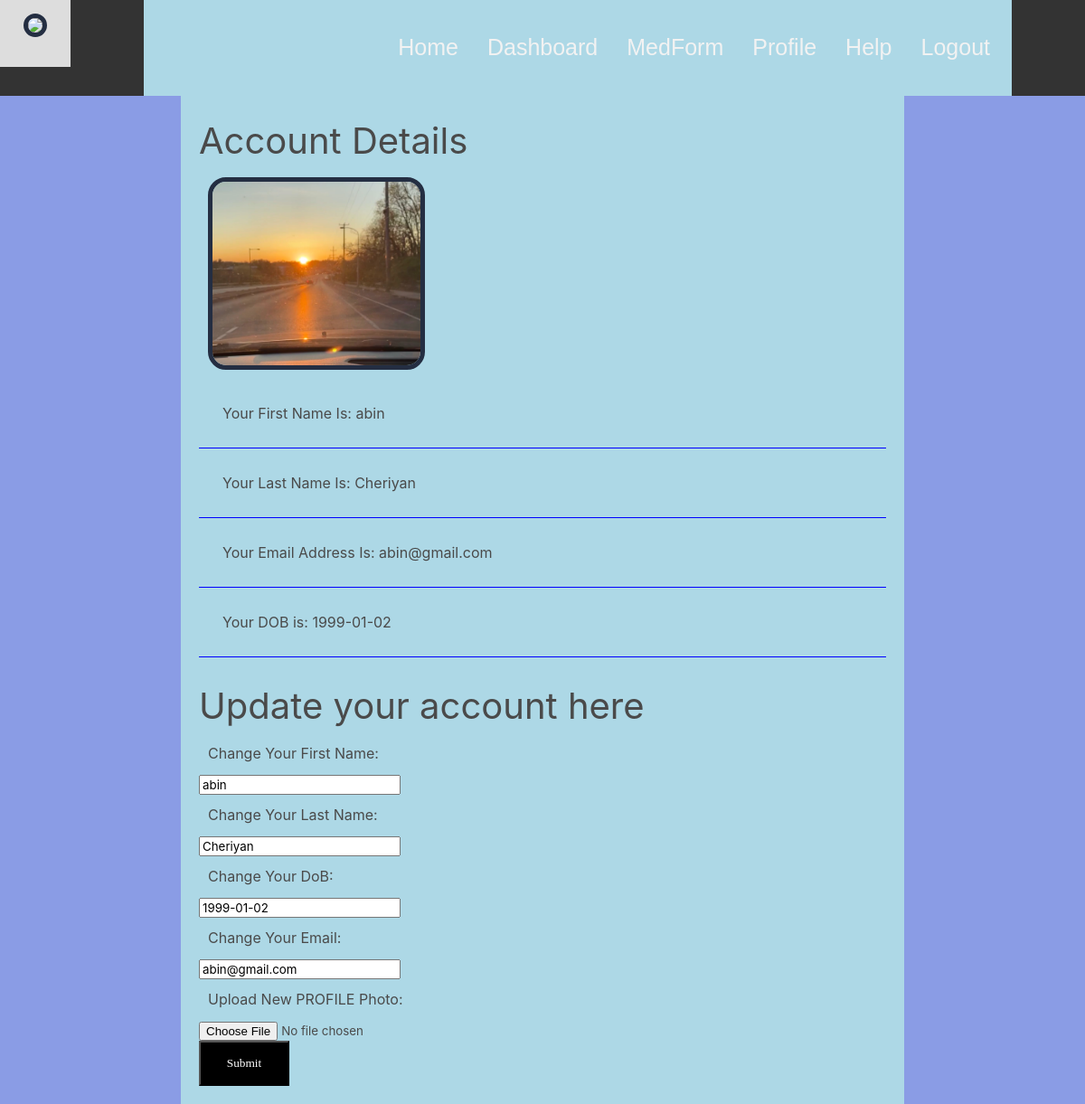
Page /account (signed in) on the committed database.
### models.py (models this page shows, shortened)
class User(UserMixin, db.Model):
    id = db.Column(db.Integer, primary_key=True)  # primary keys are required by SQLAlchemy
    email = db.Column(db.String(100), unique=True)
    password = db.Column(db.String(100))
    first_name = db.Column(db.String(1000))
    last_name = db.Column(db.String(1000))
    dob = db.Column(db.String(100))
    image = db.Column(db.String(200))

### auth.py (the view)
@auth.route('/account', methods=['GET', 'POST'])  # define settings path
@login_required
def account():
    form = UserForm()
    if request.method == "POST":
        current_user.first_name = request.form.get('first_name')
        current_user.last_name = request.form.get('last_name')
        current_user.email = request.form.get('email')
        current_user.dob = request.form.get('dob')
        uploaded_file = request.files['image']
        filename = secure_filename(uploaded_file.filename)
        if filename != '':
            file_ext = os.path.splitext(filename)[1]
            if file_ext not in UPLOAD_EXTENSIONS:  # disallowed extensions to be fixed!
                abort(400)
            uploaded_file.save(os.path.join(UPLOAD_PATH, filename))
            image = UPLOAD_PATH + '/' + filename  #
            current_user.image = image
        print("mehh" + current_user.first_name + current_user.last_name)
        try:
            db.session.commit()
            return redirect(url_for('user.account'))
        except:
            flash("Error!  Looks like there was a problem...try again!")
    elif request.method == 'GET':
        print(current_user.id)
        form.first_name.data = current_user.first_name
        form.last_name.data = current_user.last_name
        form.email.data = current_user.email
        form.dob.data = current_user.dob
        db.session.commit()
        print("hello " + current_user.first_name + current_user.last_name)
    return render_template('Settings.html', form=form)

### models.py
class UserForm(FlaskForm):
            first_name = StringField('First Name')
            last_name = StringField("Last Name")
            email = StringField("Email")
            dob = StringField("dob")
            profile_pic = FileField("Profile Pic")
            submit = SubmitField("submit")

### templates/Settings.html (shortened to what this page needs)
{% extends "base.html" %}
{% block content %}
<head>
	<link rel="stylesheet" href="/static/SettingsPage.css">
</head>
<body>
    <div class ="container">
        <form method="POST" action="/account" enctype="multipart/form-data">
           <div class="header">
             <h1 style="font-size:40px;">Account Details</h1>
           </div>
            <div>
               <label for ="Picture">
                   <img src="{{current_user.image}}" alt="Your Uploaded Picture" width="240" height="240">
               </label>
           </div>
           <div class="row">
               <label for="realname">
                   Your First Name Is: {{current_user.first_name}}
               </label>
           </div>
           <div class="row">
               <label for = "Username">
               Your Last Name Is: {{current_user.last_name}}</label>
           </div>
           <div class="row">
               <label for = "Emailaddress">
               Your Email Address Is:  {{current_user.email}} </label>
           </div>
            <div class="row">
               <label for = "DOB">
               Your DOB is: {{current_user.dob}}
               </label>
           </div>
      <form>
    <br/>
      <h2 style="font-size:40px;">Update your account here</h2>
      <div class="tab-content" id="myTabContent">
        <div class="tab-pane fade show active" id="account" role="tabpanel" aria-labelledby="account-tab">
              <div class="col-sm-12 col-md-7">
                <form method="POST" action="">
                  <div class="form-group">
                    <label class="small mb-0">Change Your First Name: </label>
                    {{ form.first_name(class="form-control") }}
                  </div>
                  <div class="form-group">
                    <label class="small mb-0">Change Your Last Name: </label>
                    {{ form.last_name(class="form-control") }}
                  </div>
                  <div class="form-group" ;>
                    <label class="small mb-0">Change Your DoB: </label>
                    {{ form.dob(class="form-control") }}
                  </div>
                  <div class="form-group">
                    <label class="small mb-0">Change Your Email: </label>
                    {{ form.email(class="form-control") }}
                  </div>
                  <label>Upload New PROFILE Photo:</label>
                  <form method="POST" action="" enctype="multipart/form-data">
                     <p><input type="file" name="image" accept="image/png, image/gif, image/jpg"></p>
                  </form>
                  <input type="submit" value="Submit" style="height:50px; width:100px ;color:White ; background-color:Black; font-family: 'Orator Std'">
                </form>
              </div>
          </div>
          </div>
        </div>
</body>
{% endblock %}

### static/SettingsPage.css (style rules this page uses)
* { box-sizing: border-box; }
.container { width: 800px; margin:0 auto; border-radius: none; background-color: lightblue; padding: 20px; }
.row { display:flex; flex-flow:row nowrap; padding:1rem; border-bottom:1px solid blue; }
label { display: flex; flex-basis:50%; border-radius: 2px; padding: 10px 10px; }
.header { display: inline-block; vertical-align: middle; }
input, textarea, select { order: 2; flex: 3 3 auto; }

### templates/base.html (style rules this page uses)
img { border-radius: 20px; border: 5px solid #242e42; }

### rows in the picture
User: image (picture), first_name "abin", last_name "Cheriyan", email "abin@gmail.com", dob "1999-01-02"
